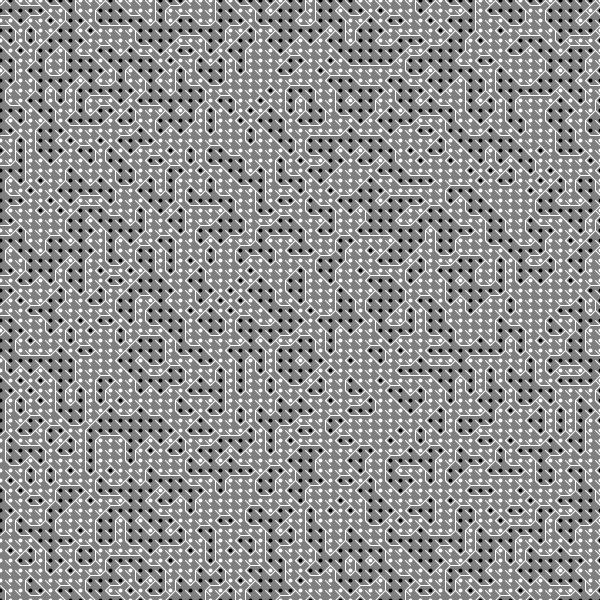
Frame 1 (no input)
Frame 60 (the mouse pressed at the canvas centre just before this capture): identical to frame 1, image omitted
Frame 120 (the mouse held since frame 60 and released just before this capture): identical to frame 1, image omitted

The Processing sketch that drew this single still picture (run headless with seeded random() and noise(); from frame 60 on, the mouse is pressed at the canvas centre):

// Processing sketch: Marching_Squares
// ── Marching_Squares.pde
int[][] field;
int rez = 10;
int rows, cols;

void setup() {
  size(600, 600);
  cols = 1 + width / rez;
  rows = 1 + height / rez;
  field = new int[cols][rows];
  for (int i = 0; i < cols; i++) {
    for (int j = 0; j < rows; j++) {
      field[i][j] = floor(random(2));
    }
  }
}

void draw() {
  background(127);
  for (int i = 0; i < cols; i++) {
    for (int j = 0; j < rows; j++) {
      stroke(field[i][j] * 255);
      strokeWeight(rez * 0.4);
      point(i * rez, j * rez);
    }
  }
  for (int i = 0; i < cols-1; i++) {
    for (int j = 0; j < rows-1; j++) {
      float x = i * rez;
      float y = j * rez;
      PVector a = new PVector(x + rez*0.5, y          );
      PVector b = new PVector(x + rez    , y + rez*0.5);
      PVector c = new PVector(x + rez*0.5, y + rez    );
      PVector d = new PVector(x          , y + rez*0.5);
      int state = getState(field[i][j], field[i + 1][j], field[i + 1][j + 1], field[i][j + 1]);
      stroke(255);
      strokeWeight(1);
      switch(state) {
        case 1:
          line(c, d);
          break;
        case 2:
          line(b, c);
          break;
        case 3:
          line(b, d);
          break;
        case 4:
          line(a, b);
          break;
        case 5:
          line(a, d);
          line(b, c);
          break;
        case 6:
          line(a, c);
          break;
        case 7:
          line(a, d);
          break;
        case 8:
          line(a, d);
          break;
        case 9:
          line(a, c);
          break;
        case 10:
          line(a, b);
          line(c, d);
          break;
        case 11:
          line(a, b);
          break;
        case 12:
          line(b, d);
          break;
        case 13:
          line(b, c);
          break;
        case 14:
          line(c, d);
          break;
      }
      line(a.x, a.y, b.x, b.y);
    }
  }
}

int getState(int a, int b, int c, int d) {
  return a * 8 + b * 4 + c * 2 + d * 1;
}

void line(PVector v1, PVector v2) {
  line(v1.x, v1.y, v2.x, v2.y);
}
